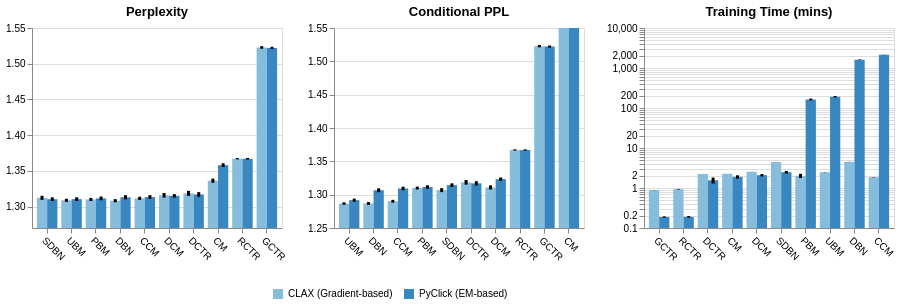

The code cell stored with this chart in its notebook:
### Code cell
chart = (ppl_chart | cond_ppl_chart | training_time_chart).configure_legend(orient="none", legendX=240, legendY=260, direction="horizontal").configure_scale(bandWithNestedOffsetPaddingInner=0.16)
chart

### Figure 1 — Vega-Lite specification as saved in the notebook (floating-point values rounded to 4 significant figures)
{"config": {"view": {"continuousWidth": 300, "continuousHeight": 300}, "legend": {"direction": "horizontal", "legendX": 240, "legendY": 260, "orient": "none"}, "scale": {"bandWithNestedOffsetPaddingInner": 0.16}}, "hconcat": [{"layer": [{"mark": {"type": "bar"}, "encoding": {"color": {"field": "method", "scale": {"scheme": "blues"}, "title": "", "type": "nominal"}, "x": {"axis": {"labelAngle": 45}, "field": "model", "sort": ["SDBN", "UBM", "PBM", "DBN", "CCM", "DCM", "DCTR", "CM", "RCTR", "GCTR"], "title": "", "type": "nominal"}, "xOffset": {"field": "method", "title": "", "type": "nominal"}, "y": {"aggregate": "mean", "field": "test_ppl", "scale": {"zero": false, "domain": [1.27, 1.55], "clamp": true}, "title": "", "type": "quantitative"}}, "title": "Perplexity"}, {"mark": {"type": "errorbar", "thickness": 3}, "encoding": {"x": {"axis": {"labelAngle": 45}, "field": "model", "sort": ["SDBN", "UBM", "PBM", "DBN", "CCM", "DCM", "DCTR", "CM", "RCTR", "GCTR"], "type": "nominal"}, "xOffset": {"field": "method", "title": "", "type": "nominal"}, "y": {"field": "test_ppl", "scale": {"zero": false, "domain": [1.27, 1.55], "clamp": true}, "title": "", "type": "quantitative"}}}], "height": 200, "width": 250}, {"layer": [{"mark": {"type": "bar"}, "encoding": {"color": {"field": "method", "scale": {"scheme": "blues"}, "title": "", "type": "nominal"}, "x": {"axis": {"labelAngle": 45}, "field": "model", "sort": ["UBM", "DBN", "CCM", "PBM", "SDBN", "DCTR", "DCM", "RCTR", "GCTR", "CM"], "title": "", "type": "nominal"}, "xOffset": {"field": "method", "title": "", "type": "nominal"}, "y": {"aggregate": "mean", "field": "test_cond_ppl", "scale": {"zero": false, "domain": [1.25, 1.55], "clamp": true}, "title": "", "type": "quantitative"}}, "title": "Conditional PPL"}, {"mark": {"type": "errorbar", "thickness": 3}, "encoding": {"x": {"axis": {"labelAngle": 45}, "field": "model", "sort": ["UBM", "DBN", "CCM", "PBM", "SDBN", "DCTR", "DCM", "RCTR", "GCTR", "CM"], "type": "nominal"}, "xOffset": {"field": "method", "title": "", "type": "nominal"}, "y": {"field": "test_cond_ppl", "scale": {"zero": false, "domain": [1.25, 1.55], "clamp": true}, "title": "", "type": "quantitative"}}}], "height": 200, "width": 250}, {"layer": [{"mark": {"type": "bar"}, "encoding": {"color": {"field": "method", "scale": {"scheme": "blues"}, "title": "", "type": "nominal"}, "tooltip": [{"aggregate": "mean", "field": "train_time_mins", "type": "quantitative"}], "x": {"axis": {"labelAngle": 45}, "field": "model", "sort": ["GCTR", "RCTR", "DCTR", "CM", "DCM", "SDBN", "PBM", "UBM", "DBN", "CCM"], "title": "", "type": "nominal"}, "xOffset": {"field": "method", "title": "", "type": "nominal"}, "y": {"aggregate": "mean", "field": "train_time_mins", "scale": {"type": "log"}, "title": "", "type": "quantitative"}}, "title": "Training Time (mins)"}, {"mark": {"type": "errorbar", "thickness": 3}, "encoding": {"x": {"axis": {"labelAngle": 45}, "field": "model", "sort": ["GCTR", "RCTR", "DCTR", "CM", "DCM", "SDBN", "PBM", "UBM", "DBN", "CCM"], "type": "nominal"}, "xOffset": {"field": "method", "title": "", "type": "nominal"}, "y": {"axis": {"titlePadding": -5}, "field": "train_time_mins", "scale": {"type": "log"}, "title": "", "type": "quantitative"}}}], "height": 200, "width": 250}], "data": {"name": "data-d10ff415ee76cf888db06519fe2ece52"}, "$schema": "https://vega.github.io/schema/vega-lite/v5.20.1.json", "datasets": {"data-d10ff415ee76cf888db06519fe2ece52": [{"model": "DBN", "test_loss": 0.2422, "test_ll": -0.2422, "test_ppl": 1.309, "test_cond_ppl": 1.287, "train_time_s": 269.6, "method": "CLAX (Gradient-based)", "random_state": null, "train_time_mins": 4.493}, {"model": "SDBN", "test_loss": 0.2591, "test_ll": -0.2591, "test_ppl": 1.314, "test_cond_ppl": 1.308, "train_time_s": 266.2, "method": "CLAX (Gradient-based)", "random_state": null, "train_time_mins": 4.437}, {"model": "DCM", "test_loss": 0.2623, "test_ll": -0.2623, "test_ppl": 1.318, "test_cond_ppl": 1.313, "train_time_s": 151.8, "method": "CLAX (Gradient-based)", "random_state": null, "train_time_mins": 2.53}, {"model": "CCM", "test_loss": 0.2447, "test_ll": -0.2447, "test_ppl": 1.313, "test_cond_ppl": 1.291, "train_time_s": 111.4, "method": "CLAX (Gradient-based)", "random_state": null, "train_time_mins": 1.856}, {"model": "GCTR", "test_loss": 0.3701, "test_ll": -0.37, "test_ppl": 1.526, "test_cond_ppl": 1.526, "train_time_s": 53.04, "method": "CLAX (Gradient-based)", "random_state": null, "train_time_mins": 0.8839}, {"model": "CM", "test_loss": 0.9658, "test_ll": -0.9657, "test_ppl": 1.337, "test_cond_ppl": 2.903, "train_time_s": 136.7, "method": "CLAX (Gradient-based)", "random_state": null, "train_time_mins": 2.278}, {"model": "PBM", "test_loss": 0.2618, "test_ll": -0.2618, "test_ppl": 1.312, "test_cond_ppl": 1.312, "train_time_s": 135.7, "method": "CLAX (Gradient-based)", "random_state": null, "train_time_mins": 2.262}, {"model": "UBM", "test_loss": 0.2415, "test_ll": -0.2415, "test_ppl": 1.31, "test_cond_ppl": 1.287, "train_time_s": 147.1, "method": "CLAX (Gradient-based)", "random_state": null, "train_time_mins": 2.452}, {"model": "DCTR", "test_loss": 0.269, "test_ll": -0.269, "test_ppl": 1.321, "test_cond_ppl": 1.321, "train_time_s": 134.9, "method": "CLAX (Gradient-based)", "random_state": null, "train_time_mins": 2.248}, {"model": "RCTR", "test_loss": 0.2971, "test_ll": -0.2971, "test_ppl": 1.366, "test_cond_ppl": 1.366, "train_time_s": 54.94, "method": "CLAX (Gradient-based)", "random_state": null, "train_time_mins": 0.9157}, {"model": "DBN", "test_loss": 0.2444, "test_ll": -0.2444, "test_ppl": 1.312, "test_cond_ppl": 1.29, "train_time_s": 271.4, "method": "CLAX (Gradient-based)", "random_state": null, "train_time_mins": 4.524}, {"model": "SDBN", "test_loss": 0.261, "test_ll": -0.261, "test_ppl": 1.316, "test_cond_ppl": 1.311, "train_time_s": 266.9, "method": "CLAX (Gradient-based)", "random_state": null, "train_time_mins": 4.449}, {"model": "DCM", "test_loss": 0.2638, "test_ll": -0.2638, "test_ppl": 1.32, "test_cond_ppl": 1.315, "train_time_s": 152.8, "method": "CLAX (Gradient-based)", "random_state": null, "train_time_mins": 2.547}, {"model": "CCM", "test_loss": 0.2467, "test_ll": -0.2467, "test_ppl": 1.315, "test_cond_ppl": 1.293, "train_time_s": 114.2, "method": "CLAX (Gradient-based)", "random_state": null, "train_time_mins": 1.903}, {"model": "GCTR", "test_loss": 0.3691, "test_ll": -0.369, "test_ppl": 1.52, "test_cond_ppl": 1.52, "train_time_s": 53.75, "method": "CLAX (Gradient-based)", "random_state": null, "train_time_mins": 0.8959}, {"model": "CM", "test_loss": 0.972, "test_ll": -0.9714, "test_ppl": 1.341, "test_cond_ppl": 2.92, "train_time_s": 136.4, "method": "CLAX (Gradient-based)", "random_state": null, "train_time_mins": 2.273}, {"model": "PBM", "test_loss": 0.2628, "test_ll": -0.2627, "test_ppl": 1.313, "test_cond_ppl": 1.313, "train_time_s": 92.14, "method": "CLAX (Gradient-based)", "random_state": null, "train_time_mins": 1.536}, {"model": "UBM", "test_loss": 0.2435, "test_ll": -0.2435, "test_ppl": 1.312, "test_cond_ppl": 1.29, "train_time_s": 150.5, "method": "CLAX (Gradient-based)", "random_state": null, "train_time_mins": 2.508}, {"model": "DCTR", "test_loss": 0.2701, "test_ll": -0.2701, "test_ppl": 1.323, "test_cond_ppl": 1.323, "train_time_s": 134.6, "method": "CLAX (Gradient-based)", "random_state": null, "train_time_mins": 2.243}, {"model": "RCTR", "test_loss": 0.2991, "test_ll": -0.2991, "test_ppl": 1.369, "test_cond_ppl": 1.369, "train_time_s": 57.97, "method": "CLAX (Gradient-based)", "random_state": null, "train_time_mins": 0.9662}, {"model": "DBN", "test_loss": 0.2388, "test_ll": -0.2389, "test_ppl": 1.304, "test_cond_ppl": 1.283, "train_time_s": 269.4, "method": "CLAX (Gradient-based)", "random_state": null, "train_time_mins": 4.49}, {"model": "SDBN", "test_loss": 0.2536, "test_ll": -0.2537, "test_ppl": 1.307, "test_cond_ppl": 1.301, "train_time_s": 265.5, "method": "CLAX (Gradient-based)", "random_state": null, "train_time_mins": 4.426}, {"model": "DCM", "test_loss": 0.2563, "test_ll": -0.2563, "test_ppl": 1.31, "test_cond_ppl": 1.305, "train_time_s": 151.7, "method": "CLAX (Gradient-based)", "random_state": null, "train_time_mins": 2.528}, {"model": "CCM", "test_loss": 0.2412, "test_ll": -0.2413, "test_ppl": 1.307, "test_cond_ppl": 1.286, "train_time_s": 110.2, "method": "CLAX (Gradient-based)", "random_state": null, "train_time_mins": 1.837}, {"model": "GCTR", "test_loss": 0.3685, "test_ll": -0.3685, "test_ppl": 1.522, "test_cond_ppl": 1.522, "train_time_s": 52.71, "method": "CLAX (Gradient-based)", "random_state": null, "train_time_mins": 0.8785}, {"model": "CM", "test_loss": 0.9537, "test_ll": -0.9541, "test_ppl": 1.331, "test_cond_ppl": 2.865, "train_time_s": 136.5, "method": "CLAX (Gradient-based)", "random_state": null, "train_time_mins": 2.274}, {"model": "PBM", "test_loss": 0.2574, "test_ll": -0.2574, "test_ppl": 1.306, "test_cond_ppl": 1.306, "train_time_s": 135.4, "method": "CLAX (Gradient-based)", "random_state": null, "train_time_mins": 2.256}, {"model": "UBM", "test_loss": 0.2385, "test_ll": -0.2386, "test_ppl": 1.305, "test_cond_ppl": 1.283, "train_time_s": 147.2, "method": "CLAX (Gradient-based)", "random_state": null, "train_time_mins": 2.453}, {"model": "DCTR", "test_loss": 0.2617, "test_ll": -0.2618, "test_ppl": 1.312, "test_cond_ppl": 1.312, "train_time_s": 134.5, "method": "CLAX (Gradient-based)", "random_state": null, "train_time_mins": 2.241}, {"model": "RCTR", "test_loss": 0.2966, "test_ll": -0.2967, "test_ppl": 1.366, "test_cond_ppl": 1.366, "train_time_s": 55.11, "method": "CLAX (Gradient-based)", "random_state": null, "train_time_mins": 0.9185}, {"model": "DBN", "test_loss": null, "test_ll": -0.2588, "test_ppl": 1.315, "test_cond_ppl": 1.308, "train_time_s": 97370.0, "method": "PyClick (EM-based)", "random_state": 1.0, "train_time_mins": 1623.0}, {"model": "SDBN", "test_loss": null, "test_ll": -0.2645, "test_ppl": 1.311, "test_cond_ppl": 1.315, "train_time_s": 132.0, "method": "PyClick (EM-based)", "random_state": 1.0, "train_time_mins": 2.201}, {"model": "DCM", "test_loss": null, "test_ll": -0.2703, "test_ppl": 1.316, "test_cond_ppl": 1.324, "train_time_s": 115.1, "method": "PyClick (EM-based)", "random_state": 1.0, "train_time_mins": 1.918}, {"model": "CCM", "test_loss": null, "test_ll": -0.2602, "test_ppl": 1.315, "test_cond_ppl": 1.311, "train_time_s": 128300.0, "method": "PyClick (EM-based)", "random_state": 1.0, "train_time_mins": 2138.0}, {"model": "GCTR", "test_loss": null, "test_ll": -0.3701, "test_ppl": 1.525, "test_cond_ppl": 1.525, "train_time_s": 11.59, "method": "PyClick (EM-based)", "random_state": 1.0, "train_time_mins": 0.1931}, {"model": "CM", "test_loss": null, "test_ll": -8.789, "test_ppl": 1.359, "test_cond_ppl": 18540.0, "train_time_s": 103.2, "method": "PyClick (EM-based)", "random_state": 1.0, "train_time_mins": 1.72}, {"model": "PBM", "test_loss": null, "test_ll": -0.2624, "test_ppl": 1.313, "test_cond_ppl": 1.313, "train_time_s": 10290.0, "method": "PyClick (EM-based)", "random_state": 1.0, "train_time_mins": 171.5}, {"model": "UBM", "test_loss": null, "test_ll": -0.2457, "test_ppl": 1.312, "test_cond_ppl": 1.293, "train_time_s": 10850.0, "method": "PyClick (EM-based)", "random_state": 1.0, "train_time_mins": 180.8}, {"model": "DCTR", "test_loss": null, "test_ll": -0.2673, "test_ppl": 1.319, "test_cond_ppl": 1.319, "train_time_s": 74.84, "method": "PyClick (EM-based)", "random_state": 1.0, "train_time_mins": 1.247}, {"model": "RCTR", "test_loss": null, "test_ll": -0.2977, "test_ppl": 1.367, "test_cond_ppl": 1.367, "train_time_s": 11.01, "method": "PyClick (EM-based)", "random_state": 1.0, "train_time_mins": 0.1835}, {"model": "DBN", "test_loss": null, "test_ll": -0.2534, "test_ppl": 1.307, "test_cond_ppl": 1.301, "train_time_s": 93300.0, "method": "PyClick (EM-based)", "random_state": 2.0, "train_time_mins": 1555.0}, {"model": "SDBN", "test_loss": null, "test_ll": -0.26, "test_ppl": 1.305, "test_cond_ppl": 1.309, "train_time_s": 146.3, "method": "PyClick (EM-based)", "random_state": 2.0, "train_time_mins": 2.438}, {"model": "DCM", "test_loss": null, "test_ll": -0.2669, "test_ppl": 1.31, "test_cond_ppl": 1.319, "train_time_s": 118.7, "method": "PyClick (EM-based)", "random_state": 2.0, "train_time_mins": 1.979}, {"model": "CCM", "test_loss": null, "test_ll": -0.2554, "test_ppl": 1.308, "test_cond_ppl": 1.304, "train_time_s": 128500.0, "method": "PyClick (EM-based)", "random_state": 2.0, "train_time_mins": 2141.0}, {"model": "GCTR", "test_loss": null, "test_ll": -0.3685, "test_ppl": 1.522, "test_cond_ppl": 1.522, "train_time_s": 10.46, "method": "PyClick (EM-based)", "random_state": 2.0, "train_time_mins": 0.1743}, {"model": "CM", "test_loss": null, "test_ll": -8.76, "test_ppl": 1.353, "test_cond_ppl": 18040.0, "train_time_s": 103.2, "method": "PyClick (EM-based)", "random_state": 2.0, "train_time_mins": 1.72}, {"model": "PBM", "test_loss": null, "test_ll": -0.2577, "test_ppl": 1.306, "test_cond_ppl": 1.306, "train_time_s": 10340.0, "method": "PyClick (EM-based)", "random_state": 2.0, "train_time_mins": 172.3}, {"model": "UBM", "test_loss": null, "test_ll": -0.2417, "test_ppl": 1.306, "test_cond_ppl": 1.287, "train_time_s": 11290.0, "method": "PyClick (EM-based)", "random_state": 2.0, "train_time_mins": 188.1}, {"model": "DCTR", "test_loss": null, "test_ll": -0.2609, "test_ppl": 1.311, "test_cond_ppl": 1.311, "train_time_s": 125.0, "method": "PyClick (EM-based)", "random_state": 2.0, "train_time_mins": 2.084}, {"model": "RCTR", "test_loss": null, "test_ll": -0.2962, "test_ppl": 1.365, "test_cond_ppl": 1.365, "train_time_s": 12.42, "method": "PyClick (EM-based)", "random_state": 2.0, "train_time_mins": 0.207}, {"model": "DBN", "test_loss": null, "test_ll": -0.2604, "test_ppl": 1.317, "test_cond_ppl": 1.31, "train_time_s": 98160.0, "method": "PyClick (EM-based)", "random_state": 3.0, "train_time_mins": 1636.0}, {"model": "SDBN", "test_loss": null, "test_ll": -0.2667, "test_ppl": 1.314, "test_cond_ppl": 1.318, "train_time_s": 169.1, "method": "PyClick (EM-based)", "random_state": 3.0, "train_time_mins": 2.819}, {"model": "DCM", "test_loss": null, "test_ll": -0.273, "test_ppl": 1.319, "test_cond_ppl": 1.327, "train_time_s": 142.4, "method": "PyClick (EM-based)", "random_state": 3.0, "train_time_mins": 2.373}, {"model": "CCM", "test_loss": null, "test_ll": -0.2618, "test_ppl": 1.317, "test_cond_ppl": 1.313, "train_time_s": 130200.0, "method": "PyClick (EM-based)", "random_state": 3.0, "train_time_mins": 2170.0}, {"model": "GCTR", "test_loss": null, "test_ll": -0.3691, "test_ppl": 1.519, "test_cond_ppl": 1.519, "train_time_s": 11.82, "method": "PyClick (EM-based)", "random_state": 3.0, "train_time_mins": 0.197}, {"model": "CM", "test_loss": null, "test_ll": -8.681, "test_ppl": 1.362, "test_cond_ppl": 16600.0, "train_time_s": 135.2, "method": "PyClick (EM-based)", "random_state": 3.0, "train_time_mins": 2.254}, {"model": "PBM", "test_loss": null, "test_ll": -0.264, "test_ppl": 1.315, "test_cond_ppl": 1.315, "train_time_s": 8805.0, "method": "PyClick (EM-based)", "random_state": 3.0, "train_time_mins": 146.7}, {"model": "UBM", "test_loss": null, "test_ll": -0.2476, "test_ppl": 1.314, "test_cond_ppl": 1.295, "train_time_s": 12410.0, "method": "PyClick (EM-based)", "random_state": 3.0, "train_time_mins": 206.8}, {"model": "DCTR", "test_loss": null, "test_ll": -0.2687, "test_ppl": 1.321, "test_cond_ppl": 1.321, "train_time_s": 80.93, "method": "PyClick (EM-based)", "random_state": 3.0, "train_time_mins": 1.349}, {"model": "RCTR", "test_loss": null, "test_ll": -0.2989, "test_ppl": 1.369, "test_cond_ppl": 1.369, "train_time_s": 10.81, "method": "PyClick (EM-based)", "random_state": 3.0, "train_time_mins": 0.1802}]}}
